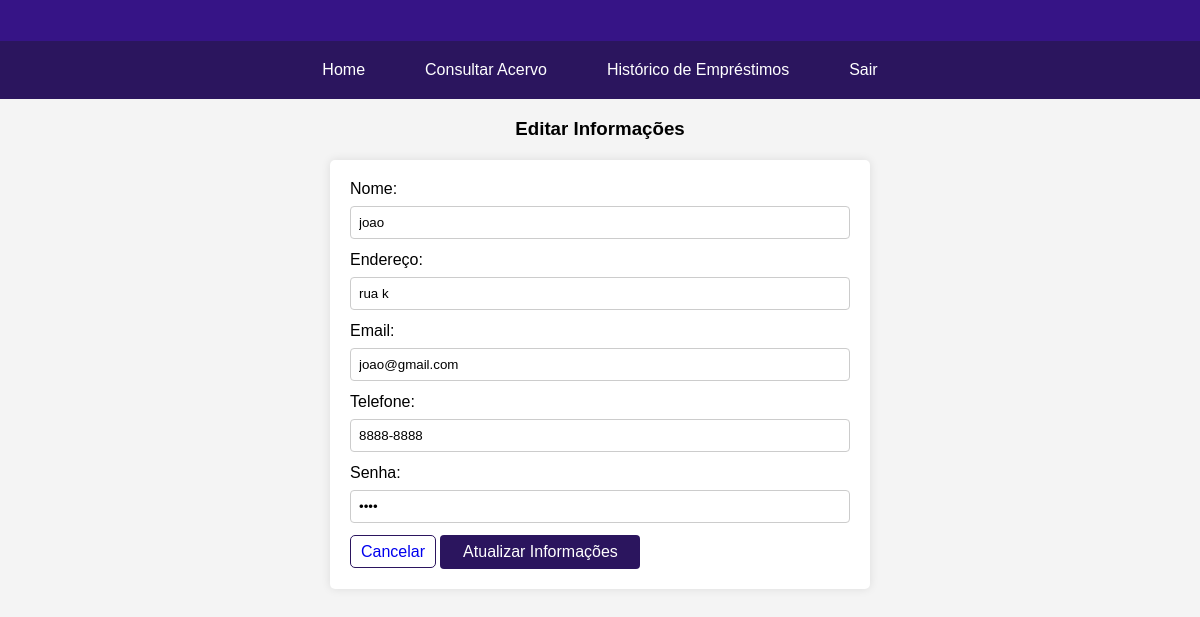
The page /usuario/editar (signed in) on the database its author committed.
### app.py (models this page shows)
class Usuario(db.Model):
    id = db.Column(db.Integer, primary_key=True)
    nome = db.Column(db.String(100), nullable=False)
    endereco = db.Column(db.String(200), nullable = False)
    email = db.Column(db.String(100), nullable=False)
    telefone = db.Column(db.String(20), nullable=False)
    matricula = db.Column(db.String(20), unique = True, nullable = False)
    senha = db.Column(db.String(20), nullable = False)

### app.py (the view)
@app.route('/usuario/editar')
def editar_info():
    usuario_id = session.get('usuario_id') #obtem o id do usuário através da sessão.
    usuario = Usuario.query.get(usuario_id) #consulta o banco de dados e verifica usuário com o id correspondente.
    return render_template('editar_info.html', usuario=usuario)

### templates/editar_info.html (shortened to what this page needs)
<!DOCTYPE html>
<html lang="pt-br">
<head>
    <link rel="stylesheet" href="/static/editar_info.css">
</head>
<body>
    <header>
    </header>
    <nav>
        <a href="/usuario">Home</a>
        <a href="/usuario/acervo">Consultar Acervo</a>
        <a href="/usuario/historico">Histórico de Empréstimos</a>
        <a href="/">Sair</a>
    </nav>
    <h3>Editar Informações</h3>
    <div>
        <form method="post" action="/usuario/atualizar">
            <label for="nome">Nome:</label>
            <input type="text" id="nome" name="nome" value="{{ usuario.nome }}" required>
            <label for="endereco">Endereço:</label>
            <input type="text" id="endereco" name="endereco" value="{{ usuario.endereco }}" required>
            <label for="email">Email:</label>
            <input type="email" id="email" name="email" value="{{ usuario.email }}" required>
            <label for="telefone">Telefone:</label>
            <input type="tel" id="telefone" name="telefone" value="{{ usuario.telefone }}" required>
            <label for="senha">Senha:</label>
            <input type="password" id="senha" name="senha" value="{{ usuario.senha }}" required>
            <a href="/usuario" class="cancelar">Cancelar</a>
            <button type="submit">Atualizar Informações</button>
        </form>
    </div>
</body>
</html>

### static/editar_info.css (style rules this page uses)
body { font-family: 'Arial', sans-serif; background-color: #f4f4f4; margin: 0; padding: 0; }
header { background-color: #361486; color: #fff; padding: 10px 0; text-align: center; }
nav { display: flex; justify-content: center; background-color: #2b155e; padding: 10px 0; }
nav a { color: #fff; text-decoration: none; padding: 10px 20px; margin: 0 10px; border-radius: 4px; }
h3 { text-align: center; }
div { max-width: 500px; margin: 20px auto; padding: 20px; background-color: #ffffff; border-radius: 5px; box-shadow: 0 0 10px rgba(0, 0, 0, 0.1); }
label { display: block; margin-bottom: 8px; }
input { width: 100%; padding: 8px; margin-bottom: 12px; box-sizing: border-box; border: 1px solid #ccc; border-radius: 4px; }
button { font-size: 16px; background-color: #2b155e; margin-left: auto; width: 200px; color: #ffffff; padding: 8px 10px; border: none; border-radius: 4px; cursor: pointer; }
.cancelar { text-decoration: none; margin-right: auto; width: 100px; background-color:#ffffff; border-color: #2b155e; border-radius: 5px; border-style: solid; border-width: 1px; padding: 7px 10px; }

### rows shown on the page
Usuario: nome "joao", endereco "rua k", email "joao@gmail.com", telefone "8888-8888"
